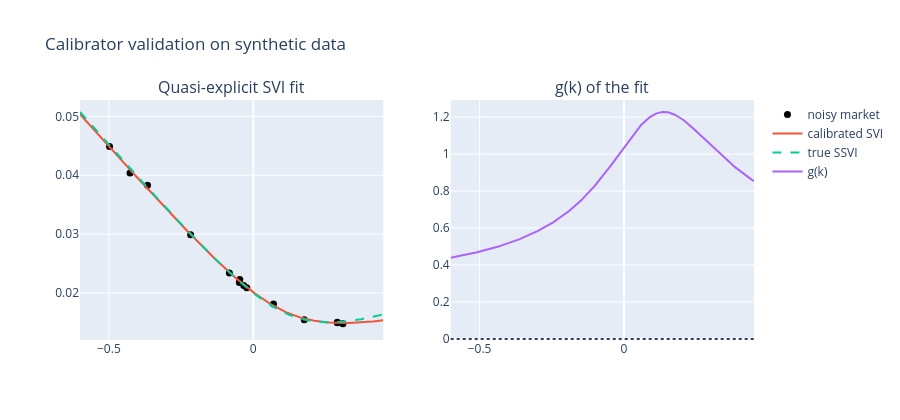

The notebook cell this image was saved under:
### Code cell
kk = np.linspace(-0.6, 0.45, 300)
fig = make_subplots(rows=1, cols=2, subplot_titles=("Quasi-explicit SVI fit", "g(k) of the fit"))
fig.add_trace(go.Scatter(x=k_obs, y=w_obs, mode="markers", name="noisy market",
                         marker=dict(color="black", size=7)), 1, 1)
fig.add_trace(go.Scatter(x=kk, y=svi_raw(kk, **p_fit), name="calibrated SVI"), 1, 1)
fig.add_trace(go.Scatter(x=kk, y=ssvi_w(kk, theta0, **TRUE), name="true SSVI",
                         line=dict(dash="dash")), 1, 1)
gfit = durrleman_g(kk, svi_raw(kk, **p_fit), svi_prime(kk, **p_fit), svi_double(kk, **p_fit))
fig.add_trace(go.Scatter(x=kk, y=gfit, name="g(k)"), 1, 2)
fig.add_hline(y=0, line_dash="dot", row=1, col=2)
fig.update_layout(width=PLOT_W, height=PLOT_H, title="Calibrator validation on synthetic data")
fig.show()

### Figure 1 — Plotly figure (JSON) as saved in the notebook; plotly's stock layout.template omitted (floating-point values rounded to 4 significant figures; data arrays with more than 128 entries replaced by an {"elided": "..."} marker saying what was removed)
{"data": [{"marker": {"color": "black", "size": 7}, "mode": "markers", "name": "noisy market", "type": "scatter", "x": [-0.4978, -0.4267, -0.3663, -0.2169, -0.08289, -0.04824, -0.04685, -0.03301, -0.02263, 0.06984, 0.1764, 0.2909, 0.2909, 0.3102], "xaxis": "x", "y": [0.04487, 0.04037, 0.03831, 0.02989, 0.0234, 0.02179, 0.0223, 0.02129, 0.02091, 0.01813, 0.01547, 0.01504, 0.01496, 0.0148], "yaxis": "y"}, {"name": "calibrated SVI", "type": "scatter", "x": {"elided": "300 float values"}, "xaxis": "x", "y": {"elided": "300 float values"}, "yaxis": "y"}, {"line": {"dash": "dash"}, "name": "true SSVI", "type": "scatter", "x": {"elided": "300 float values"}, "xaxis": "x", "y": {"elided": "300 float values"}, "yaxis": "y"}, {"name": "g(k)", "type": "scatter", "x": {"elided": "300 float values"}, "xaxis": "x2", "y": {"elided": "300 float values"}, "yaxis": "y2"}], "layout": {"annotations": [{"font": {"size": 16}, "showarrow": false, "text": "Quasi-explicit SVI fit", "x": 0.225, "xanchor": "center", "xref": "paper", "y": 1, "yanchor": "bottom", "yref": "paper"}, {"font": {"size": 16}, "showarrow": false, "text": "g(k) of the fit", "x": 0.775, "xanchor": "center", "xref": "paper", "y": 1, "yanchor": "bottom", "yref": "paper"}], "height": 420, "shapes": [{"line": {"dash": "dot"}, "type": "line", "x0": 0, "x1": 1, "xref": "x2 domain", "y0": 0, "y1": 0, "yref": "y2"}], "title": {"text": "Calibrator validation on synthetic data"}, "width": 900, "xaxis": {"anchor": "y", "domain": [0, 0.45]}, "xaxis2": {"anchor": "y2", "domain": [0.55, 1]}, "yaxis": {"anchor": "x", "domain": [0, 1]}, "yaxis2": {"anchor": "x2", "domain": [0, 1]}}}
